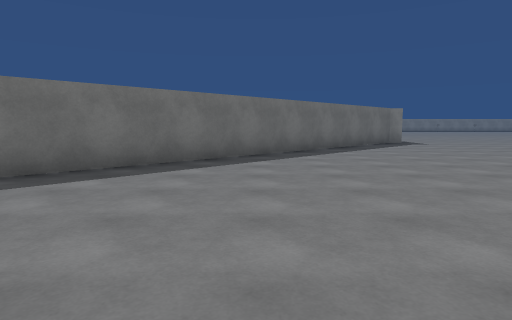
View 1 (above)

17 first-person views from a walk through a scene from a Unity 3-D project. The camera is 1.3 m above the floor, tilts 6° down and sees 75° across. The floor is counted in squares, 2 m on a side. Each view is taken from the middle of a square. On the plan, view 1 faces up. The plan holds only what a view shows up to about 10 squares ahead; the rest is blank. The place goes on beyond the plan. The player is left out. Surface patterns are stand-ins for the level's own textures.

View 2
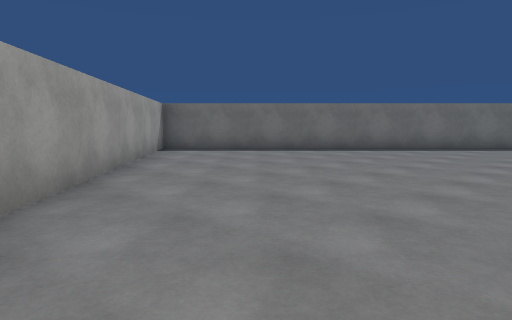

View 3
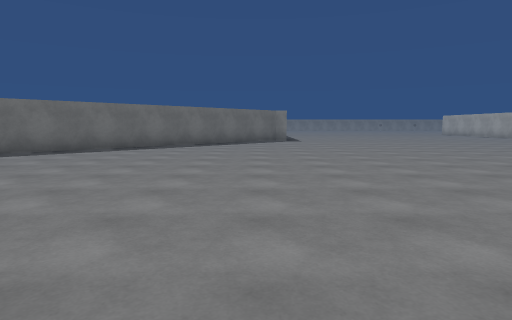

View 4
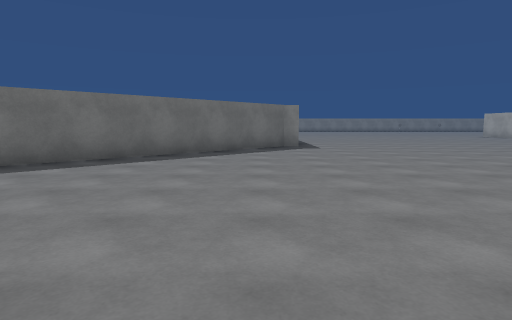

View 5
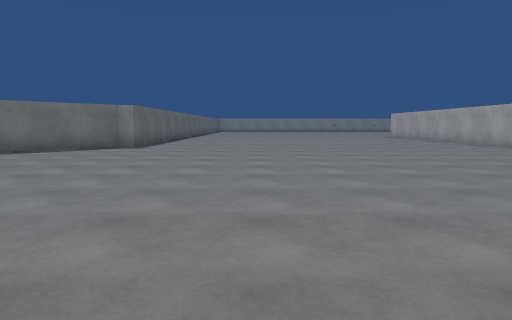

View 6
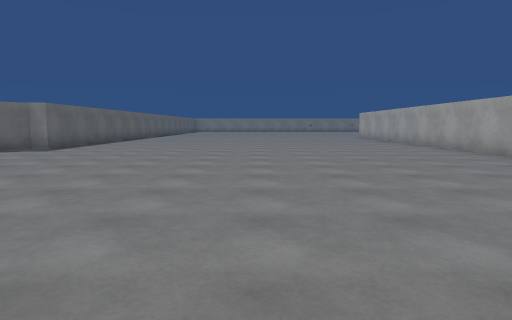

View 7
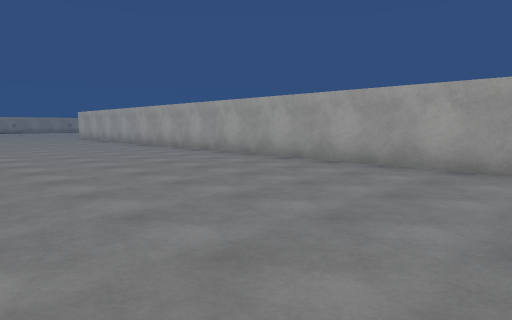

View 8
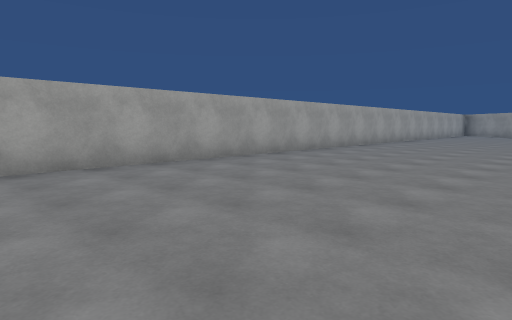

View 9
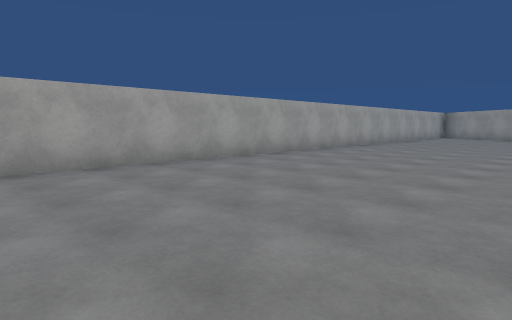

View 10
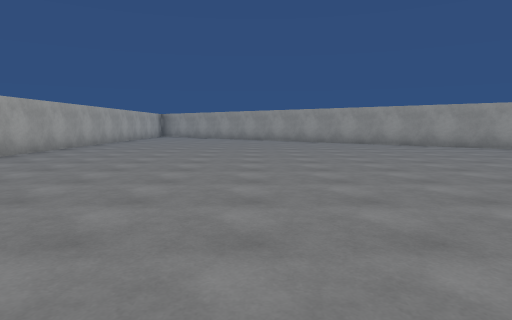

View 11
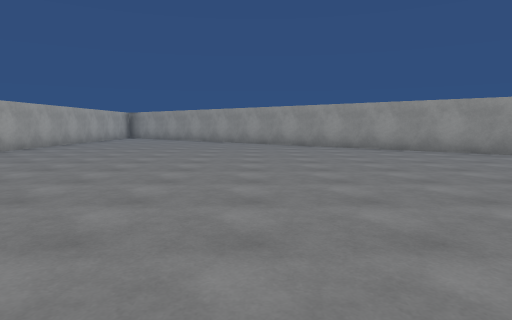

View 12
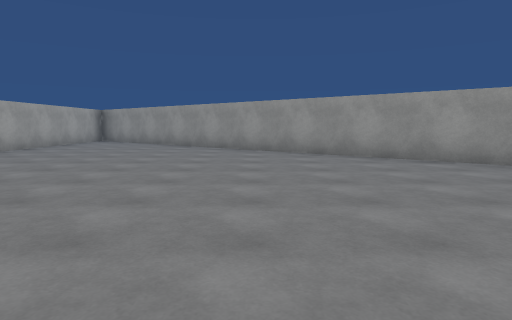

View 13
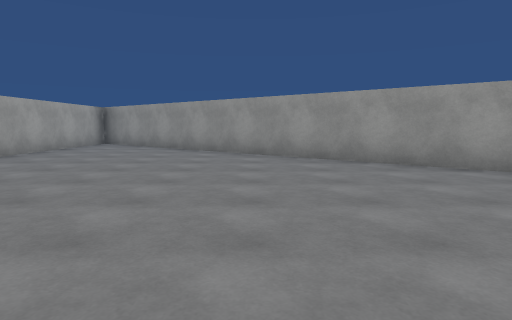

View 14
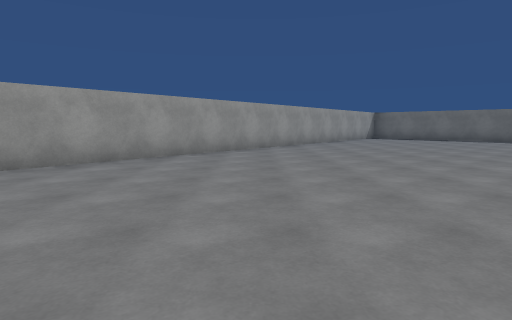

View 15
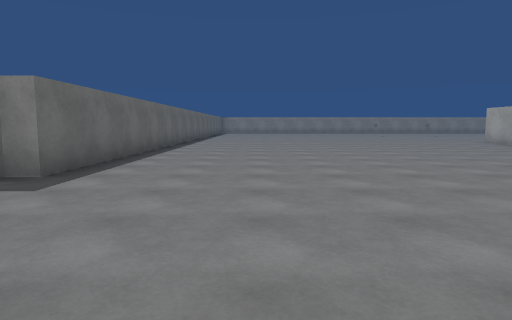

View 16
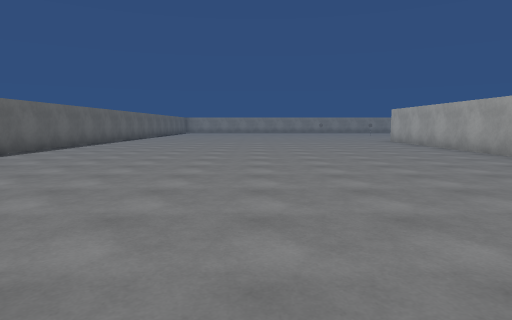

View 17
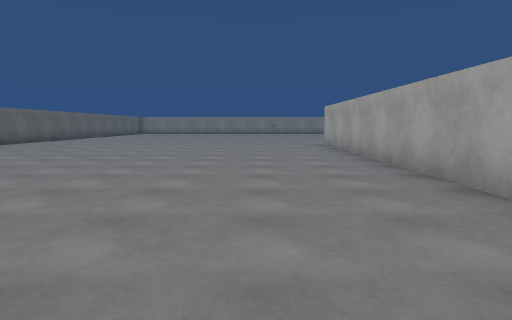

### Floor plan
Points are (right, up) in squares from view 1. A wall is a line through its corners. A room is listed if a view was taken in it or the views show most of it. See-through windows are left out.
Room 1 (views 1, 2, 3, 4, 5, 6, 7, 8, 9, 10, 11, 12, 13, 14, 15, 16, 17)
walls: (5.3, 17.5) (5.3, 12.1) (4.9, 12.1) (-5.5, 1.8) (14.3, -14); (16.2, -14.1) (16.2, 17.5)

Positions as (right, up) in squares from view 1, and headings:
1: (0, 0), facing up
2: (3, -3), facing up-left
3: (4, -2), facing up
4: (4, 2), facing up
5: (9, 2), facing up
6: (11, 3), facing up
7: (11, 3), facing up-right
8: (11, 7), facing down-right
9: (11, 3), facing down-right
10: (11, 3), facing down
11: (10, 1), facing down
12: (10, -2), facing down
13: (11, -4), facing down
14: (11, -4), facing left
15: (8, 8), facing up
16: (11, 7), facing up
17: (14, 9), facing up
